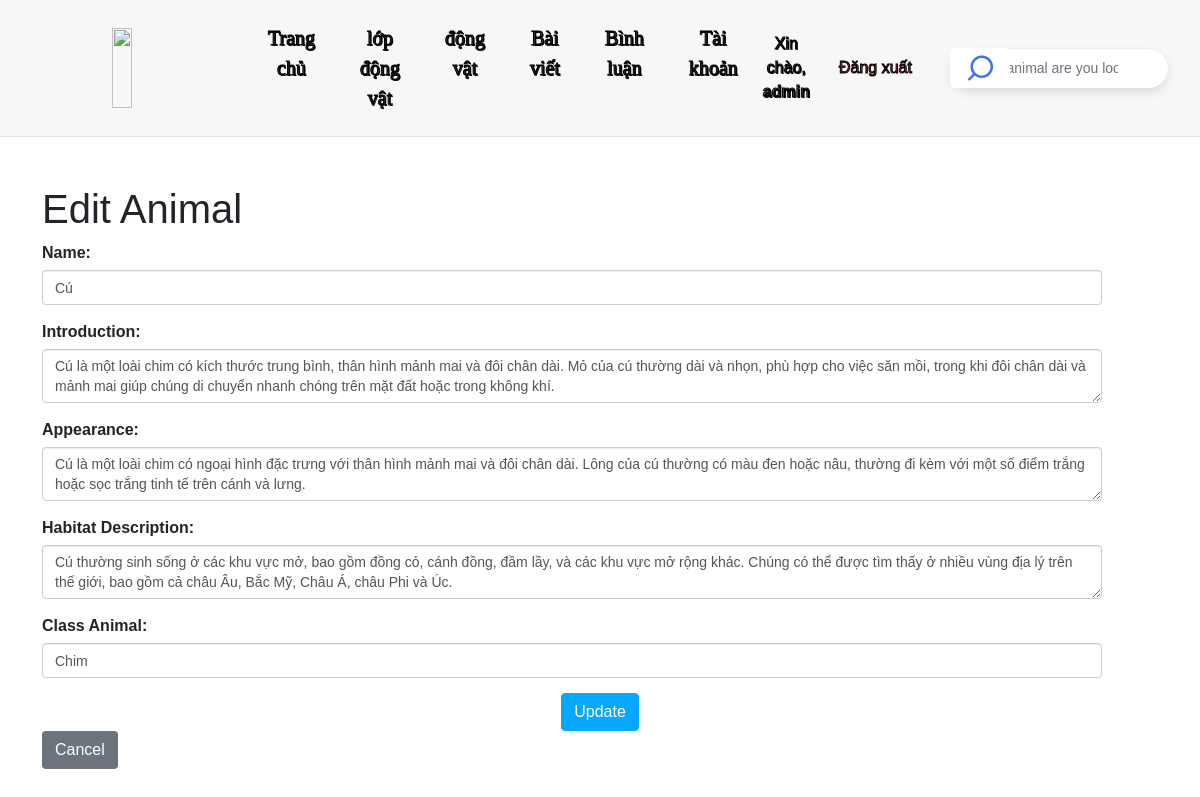
The app's page /admin/animals/edit/32 (signed in) with its own data.
### tables this page shows
CREATE TABLE IF NOT EXISTS `animals` (
  `id_animal` INT AUTO_INCREMENT PRIMARY KEY,
  `avatar` VARCHAR(255) NULL,
  `gioi_thieu_text` TEXT NULL,
  `imgqr3d` VARCHAR(255) NULL,
  `ngoai_hinh_text` TEXT NULL,
  `noi_sinh_song_image` VARCHAR(255) NULL,
  `noi_sinh_song_text` TEXT NULL,
  `name` VARCHAR(255) NOT NULL,
  `classanimals_id` INT NOT NULL,
  CONSTRAINT `fk_animals_class` FOREIGN KEY (`classanimals_id`) REFERENCES `classanimals` (`id_class`) ON DELETE CASCADE
);

CREATE TABLE IF NOT EXISTS `classanimals` (
  `id_class` INT AUTO_INCREMENT PRIMARY KEY,
  `background_video` VARCHAR(255) NULL,
  `info` TEXT NULL,
  `name` VARCHAR(255) NOT NULL
);

### controller/AnimalController.php (called while the page is built, shortened)
<?php
require_once __DIR__ . '/../config/config.php';
class AnimalController {
    private $db;
    public function __construct() {
        $database = new Database();
        $this->db = $database->getConnection();
    }
    public function getAnimalById($id) {
        $sql = "SELECT * FROM animals WHERE id_animal = :id";
        $stmt = $this->db->prepare($sql);
        $stmt->execute(['id' => $id]);
        return $stmt->fetch(PDO::FETCH_ASSOC);
    }
}
?>

### config/config.php (called while the page is built, shortened)
<?php
class Database {
    private $host = "localhost";
    private $db_name = "doanltw";
    private $username = "root";
    private $password = "";
    public function getConnection() {
        $this->conn = null;
        try {
            $this->conn = new PDO("mysql:host=" . $this->host . ";dbname=" . $this->db_name, $this->username, $this->password);
            $this->conn->setAttribute(PDO::ATTR_ERRMODE, PDO::ERRMODE_EXCEPTION);
        } catch (PDOException $exception) {
            echo "Lỗi kết nối: " . $exception->getMessage();
        }
        return $this->conn;
    }
}
?>

### controller/ClassAnimalController.php (called while the page is built, shortened)
<?php
require_once __DIR__ . '/../config/config.php';
class ClassAnimalController {
    private $db;
    public function __construct() {
        $database = new Database();
        $this->db = $database->getConnection();
    }
    public function getAllClassAnimals() {
        $sql = "SELECT * FROM classanimals";
        $stmt = $this->db->query($sql);
        return $stmt->fetchAll(PDO::FETCH_ASSOC);
    }
}
?>

### view/admin/animals/update_animal.php (the view, shortened to what this page needs)
<?php
require_once '../../../controller/AnimalController.php';
require_once '../../../controller/ClassAnimalController.php';
$animalController = new AnimalController();
$classAnimalController = new ClassAnimalController();
if ($_SERVER['REQUEST_METHOD'] === 'GET' && isset($_GET['id'])) {
    $animalId = intval($_GET['id']);
    $animal = $animalController->getAnimalById($animalId);
    $classAnimals = $classAnimalController->getAllClassAnimals();
}
?>
<!DOCTYPE html>
<html lang="en">
<head>
    <link rel="stylesheet" href="https://stackpath.bootstrapcdn.com/bootstrap/4.5.2/css/bootstrap.min.css">
</head>
<body>
    <?php include '../../headerAdmin.php'; ?>
    <div class="container mt-5">
        <h1>Edit Animal</h1>
        <form action="/animal_php/view/admin/animals/edit" method="POST">
            <div class="form-group">
                <label for="name">Name:</label>
                <input type="text" class="form-control" id="name" name="name" value="<?= htmlspecialchars($animal['name']) ?>" required>
            </div>
            <div class="form-group">
                <label for="gioi_thieu_text">Introduction:</label>
                <textarea class="form-control" id="gioi_thieu_text" name="gioi_thieu_text" required><?= htmlspecialchars($animal['gioi_thieu_text']) ?></textarea>
            </div>
            <div class="form-group">
                <label for="ngoai_hinh_text">Appearance:</label>
                <textarea class="form-control" id="ngoai_hinh_text" name="ngoai_hinh_text" required><?= htmlspecialchars($animal['ngoai_hinh_text']) ?></textarea>
            </div>
            <div class="form-group">
                <label for="noi_sinh_song_text">Habitat Description:</label>
                <textarea class="form-control" id="noi_sinh_song_text" name="noi_sinh_song_text" required><?= htmlspecialchars($animal['noi_sinh_song_text']) ?></textarea>
            </div>
            <div class="form-group">
                <label for="classanimals_id">Class Animal:</label>
                <select class="form-control" id="classanimals_id" name="classanimals_id" required>
                    <?php foreach ($classAnimals as $classAnimal): ?>
                        <option value="<?= htmlspecialchars($classAnimal['id_class']) ?>" <?= $classAnimal['id_class'] == $animal['classanimals_id'] ? 'selected' : '' ?>>
                            <?= htmlspecialchars($classAnimal['name']) ?>
                        </option>
                    <?php endforeach; ?>
                </select>
            </div>
            <button type="submit" class="btn btn-primary">Update</button>
            <a href="/animal_php/admin/animals" class="btn btn-secondary">Cancel</a>
        </form>
    </div>
</body>
</html>

### css/mystyle.css (style rules this page uses)
html { scroll-behavior: smooth; }
body { overflow-x: hidden; }
input { position: relative; outline: none; border: none; height: 100%; width: 100%; border-radius: 6px; font-size: 16px; font-weight: 400; color: black; background-color: #fff; }
.btn { display: inline-block; font-weight: 400; text-align: center; white-space: nowrap; vertical-align: middle; -webkit-user-select: none; -moz-user-select: none; -ms-user-select: none; user-select: none; border: 1px solid transparent; padding: .375rem .75rem; font-size: 1rem; line-height: 1.5; border-radius: .25rem; transition: color .15s ease-in-out,background-color .15s ease-in-out,border-color .15s ease-in-out,box-shadow .15s ease-in-out; cursor: pointer; }
.btn-primary { color: #fff; background-color: #07a8ff; border-color: #07a8ff; display: block; margin: 0 auto; }
.form-group { margin-bottom: 15px; }
label { display: inline-block; max-width: 100%; margin-bottom: 5px; font-weight: 700; }
.form-control { display: block; width: 95%; padding: 6px 12px; font-size: 14px; line-height: 1.42857143; color: #555; background-color: #fff; background-image: none; border: 1px solid #ccc; border-radius: 4px; -webkit-box-shadow: inset 0 1px 1px rgba(0,0,0,.075); box-shadow: inset 0 1px 1px rgba(0,0,0,.075); -webkit-transition: border-color ease-in-out .15s,-webkit-box-shadow ease-in-out .15s; -o-transition: border-color ease-in-out .15s,box-shadow ease-in-out .15s; transition: border-color ease-in-out .15s,box-shadow ease-in-out .15s; }
* { margin: 0; padding: 0; box-sizing: border-box; font-family: "Poppins", sans-serif; }

### records on screen
animals: name "Cú", gioi_thieu_text "Cú là một loài chim có kích thước trung bình, thân hình mảnh mai và đôi chân dài. Mỏ của cú thường dài và nhọn, phù hợp cho việc săn mồi, trong khi đôi chân dài và mảnh mai giúp chúng di chuyển nhanh chóng trên mặt đất hoặc trong không khí.", ngoai_hinh_text "Cú là một loài chim có ngoại hình đặc trưng với thân hình mảnh mai và đôi chân dài. Lông của cú thường có màu đen hoặc nâu, thường đi kèm với một số điểm trắng hoặc sọc trắng tinh tế trên cánh và lưng.", noi_sinh_song_text "Cú thường sinh sống ở các khu vực mở, bao gồm đồng cỏ, cánh đồng, đầm lầy, và các khu vực mở rộng khác. Chúng có thể được tìm thấy ở nhiều vùng địa lý trên thế giới, bao gồm cả châu Âu, Bắc Mỹ, Châu Á, châu Phi và Úc.", classanimals_id "Chim"

### other values on screen
$_SESSION['username'] "admin"
